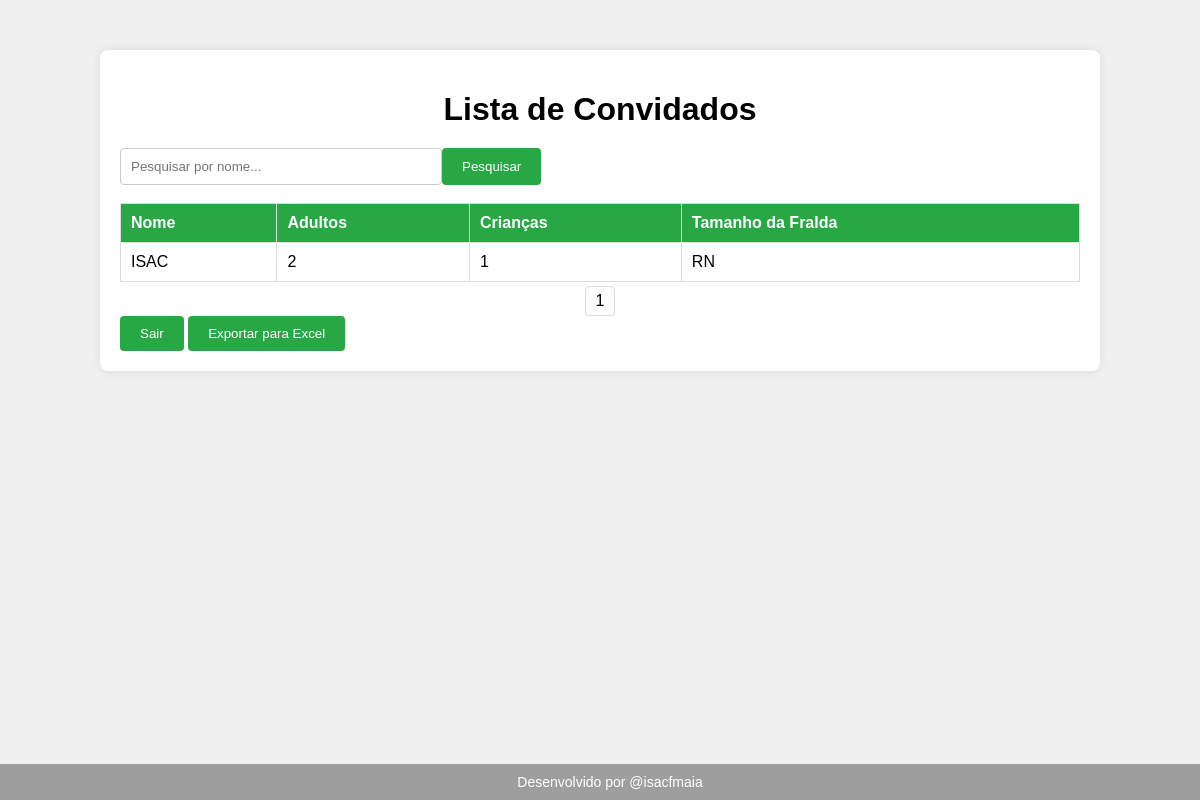
/convidados (signed in), run on the app's committed database.
### tables this page shows
CREATE TABLE convidados (
    id INTEGER PRIMARY KEY AUTOINCREMENT,
    nome TEXT,
    adultos INTEGER,
    criancas INTEGER,
    tamanho_fralda TEXT
);

### app.py (the view)
@app.route('/convidados', methods=['GET'])
def convidados():
    if not session.get('logged_in'):
        return redirect(url_for('login'))
    nome = request.args.get('nome', '')
    page = request.args.get('page', 1, type=int)
    per_page = 10
    conn = get_db_connection()
    if nome:
        query = "SELECT * FROM convidados WHERE nome LIKE ? LIMIT ? OFFSET ?"
        convidados = conn.execute(query, ('%' + nome + '%', per_page, (page - 1) * per_page)).fetchall()
        total = conn.execute("SELECT COUNT(*) FROM convidados WHERE nome LIKE ?", ('%' + nome + '%',)).fetchone()[0]
    else:
        query = "SELECT * FROM convidados LIMIT ? OFFSET ?"
        convidados = conn.execute(query, (per_page, (page - 1) * per_page)).fetchall()
        total = conn.execute("SELECT COUNT(*) FROM convidados").fetchone()[0]
    conn.close()
    return render_template('convidados.html', convidados=convidados, total=total, page=page, per_page=per_page, nome=nome)

### app.py (called while the page is built)
def get_db_connection():
    conn = sqlite3.connect('fraldas.db')
    conn.row_factory = sqlite3.Row
    return conn

### templates/convidados.html (shortened to what this page needs)
{% extends "base.html" %}
{% block style %}
	<link rel="stylesheet" href="{{ url_for('static', filename='convidados.css') }}">
{% endblock %}
{% block content %}
	<h1>Lista de Convidados</h1>
	<form method="get">
		<input type="text" name="nome" placeholder="Pesquisar por nome..." value="{{ nome }}" class="w300">
		<button type="submit">Pesquisar</button>
	</form>
	<br>
	<table>
		<thead>
			<tr>
				<th>Nome</th>
				<th>Adultos</th>
				<th>Crianças</th>
				<th>Tamanho da Fralda</th>
			</tr>
		</thead>
		<tbody>
			{% for convidado in convidados %}
			<tr>
				<td>{{ convidado.nome }}</td>
				<td>{{ convidado.adultos }}</td>
				<td>{{ convidado.criancas }}</td>
				<td>{{ convidado.tamanho_fralda }}</td>
			</tr>
			{% endfor %}
		</tbody>
	</table>
	<div class="pagination">
		{% for i in range(1, (total // per_page) + 2) %}
			<a href="{{ url_for('convidados', page=i, nome=nome) }}">{{ i }}</a>
		{% endfor %}
	</div>
	<a href="{{ url_for('logout') }}"><button>Sair</button></a>
	<a href="{{ url_for('exportar_excel') }}"><button type="button">Exportar para Excel</button></a>
{% endblock %}

### templates/base.html (shortened to what this page needs)
<!DOCTYPE html>
<html lang="pt-BR">
<head>
	{% block style %}{% endblock %}
	<link rel="stylesheet" href="{{ url_for('static', filename='footer.css') }}">
</head>
<body>
    <div class="container">
        {% block content %}{% endblock %}
    </div>
    <footer>
        Desenvolvido por @isacfmaia
    </footer>
</body>
</html>

### static/convidados.css (style rules this page uses)
.w300 { width: 300px !important; }
form { display: flex; }
body { font-family: Arial, sans-serif; background-color: #f0f0f0; margin: 0; padding: 0; }
.container { width: 80%; margin: 50px auto; background-color: #fff; padding: 20px; border-radius: 8px; box-shadow: 0 0 10px rgba(0, 0, 0, 0.1); }
h1 { text-align: center; margin-bottom: 20px; }
table { width: 100%; border-collapse: collapse; margin-bottom: 4px; }
table, th, td { border: 1px solid #ddd; }
th, td { padding: 10px; text-align: left; }
th { background-color: #28a745; color: white; }
input, select, button { padding: 10px; border: 1px solid #ccc; border-radius: 4px; }
button { padding: 10px 20px; background-color: #28a745; color: white; border: none; border-radius: 4px; cursor: pointer; }
.pagination { display: flex; justify-content: center; }
.pagination a { color: black; padding: 5px 10px; text-decoration: none; border: 1px solid #ddd; margin: 0 4px; border-radius: 4px; }

### static/footer.css (style rules this page uses)
footer { background-color: #9e9e9e; text-align: center; padding: 10px; position: fixed; bottom: 0; width: 100%; font-size: 14px; color: #ffffff; }

### data on the page
convidados: nome "ISAC", adultos "2", criancas "1", tamanho_fralda "RN"

### other printed values
{{ i }} "1"
